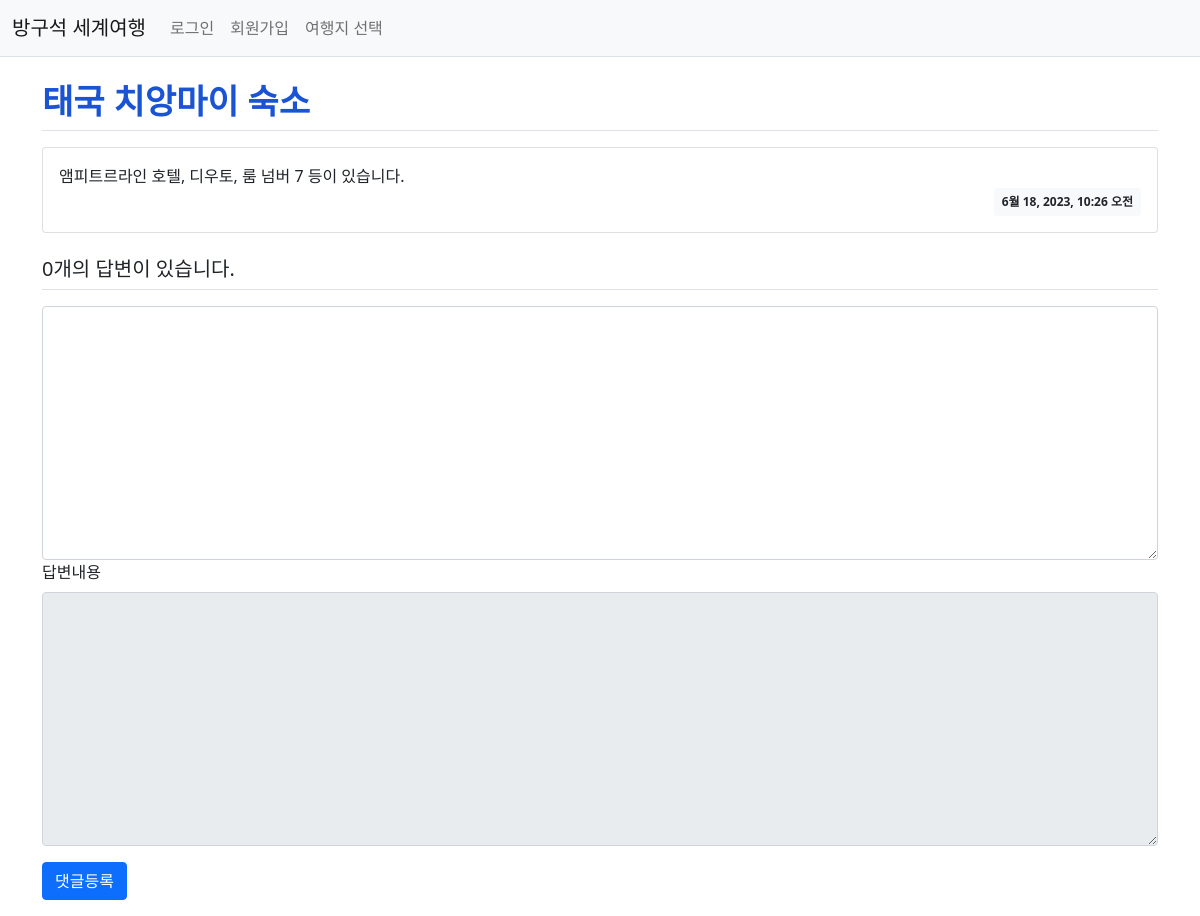
Screenshot of /travel1/9/ with the database file from the repository.
### travel1/models.py (models this page shows, shortened)
class Review(models.Model):
    author = models.ForeignKey(User, on_delete=models.CASCADE)
    subject = models.CharField(max_length=50)
    content = models.TextField()
    create_date = models.DateTimeField()

### travel1/views.py (the view)
# urls.py: path('<int:review_id>/', views.detail, name = 'detail'),
def detail(request, review_id):
    review = get_object_or_404(Review, pk=review_id)
    context = {'review': review}
    return render(request, 'travel1/review_detail.html', context)

### templates/travel1/review_detail.html (shortened to what this page needs)
{% extends 'base.html' %}
{% block content %}
<div class="container my-3">
    <h2 class="border-bottom py-2">{{ review.subject }}</h2>
    <div class="card my-3">
        <div class="card-body">
            <div class="card-text" style="white-space: pre-line;">{{ review.content }}</div>
            <div class="d-flex justify-content-end">
                <div class="badge bg-light text-dark p-2">
                    {{ review.create_date }}
                </div>
            </div>
        </div>
    </div>
    <h5 class="border-bottom my-3 py-2">{{review.answer_set.count}}개의 답변이 있습니다.</h5>
    <form action="{% url 'travel1:answer_create' review.id %}" method="post" class="my-3">
        <div class="form-group">
            <textarea name="content" id="content" class="form-control" rows="10"></textarea>
        </div>
        <div class="mb-3">
            <label for="content" class="form-label">답변내용</label>
            <textarea {% if not user.is_authenticated %}disabled{% endif %}
              name="content" id="content" class="form-control" rows="10"></textarea>
        </div>
        <input type="submit" value="댓글등록" class="btn btn-primary">
    </form>
</div>
{% endblock %}

### static/style.css (style rules this page uses)
h2 { font-size: 34px; font-weight: bold; color: #1b53d5; }

### rows the page displays
Review: subject "태국 치앙마이 숙소", content "앰피트르라인 호텔, 디우토, 룸 넘버 7 등이 있습니다.", create_date "6월 18, 2023, 10:26 오전", answer_set.count "0"
